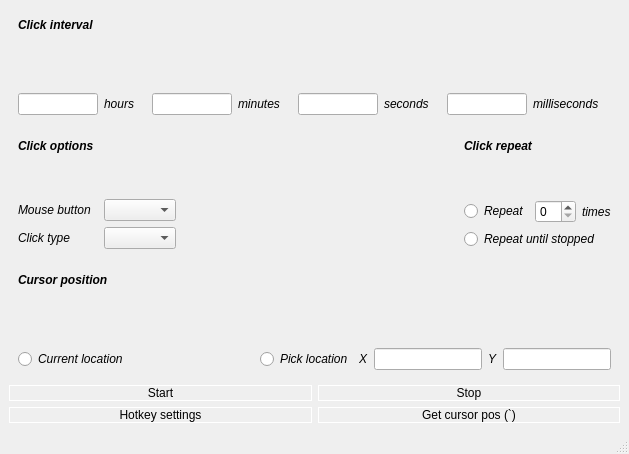
<?xml version="1.0" encoding="UTF-8"?>
<ui version="4.0">
 <class>MainWindow</class>
 <widget class="QMainWindow" name="MainWindow">
  <property name="geometry">
   <rect>
    <x>0</x>
    <y>0</y>
    <width>629</width>
    <height>454</height>
   </rect>
  </property>
  <property name="windowTitle">
   <string>MainWindow</string>
  </property>
  <widget class="QWidget" name="centralwidget">
   <layout class="QVBoxLayout" name="verticalLayout_8">
    <item>
     <widget class="QWidget" name="clickIntervalWidget" native="true">
      <layout class="QVBoxLayout" name="verticalLayout">
       <item>
        <widget class="QLabel" name="clickIntervalLabel">
         <property name="font">
          <font>
           <weight>75</weight>
           <italic>true</italic>
           <bold>true</bold>
          </font>
         </property>
         <property name="text">
          <string>Click interval</string>
         </property>
        </widget>
       </item>
       <item>
        <spacer name="verticalSpacer">
         <property name="orientation">
          <enum>Qt::Vertical</enum>
         </property>
         <property name="sizeHint" stdset="0">
          <size>
           <width>20</width>
           <height>40</height>
          </size>
         </property>
        </spacer>
       </item>
       <item>
        <layout class="QHBoxLayout" name="horizontalLayout">
         <item>
          <widget class="QLineEdit" name="lineEdit"/>
         </item>
         <item>
          <widget class="QLabel" name="label">
           <property name="font">
            <font>
             <italic>true</italic>
            </font>
           </property>
           <property name="text">
            <string>hours</string>
           </property>
          </widget>
         </item>
         <item>
          <spacer name="horizontalSpacer">
           <property name="orientation">
            <enum>Qt::Horizontal</enum>
           </property>
           <property name="sizeHint" stdset="0">
            <size>
             <width>40</width>
             <height>20</height>
            </size>
           </property>
          </spacer>
         </item>
         <item>
          <widget class="QLineEdit" name="lineEdit_2"/>
         </item>
         <item>
          <widget class="QLabel" name="label_2">
           <property name="font">
            <font>
             <italic>true</italic>
            </font>
           </property>
           <property name="text">
            <string>minutes</string>
           </property>
          </widget>
         </item>
         <item>
          <spacer name="horizontalSpacer_2">
           <property name="orientation">
            <enum>Qt::Horizontal</enum>
           </property>
           <property name="sizeHint" stdset="0">
            <size>
             <width>40</width>
             <height>20</height>
            </size>
           </property>
          </spacer>
         </item>
         <item>
          <widget class="QLineEdit" name="lineEdit_3"/>
         </item>
         <item>
          <widget class="QLabel" name="label_3">
           <property name="font">
            <font>
             <italic>true</italic>
            </font>
           </property>
           <property name="text">
            <string>seconds</string>
           </property>
          </widget>
         </item>
         <item>
          <spacer name="horizontalSpacer_3">
           <property name="orientation">
            <enum>Qt::Horizontal</enum>
           </property>
           <property name="sizeHint" stdset="0">
            <size>
             <width>40</width>
             <height>20</height>
            </size>
           </property>
          </spacer>
         </item>
         <item>
          <widget class="QLineEdit" name="lineEdit_4"/>
         </item>
         <item>
          <widget class="QLabel" name="label_4">
           <property name="font">
            <font>
             <italic>true</italic>
            </font>
           </property>
           <property name="text">
            <string>milliseconds</string>
           </property>
          </widget>
         </item>
         <item>
          <spacer name="horizontalSpacer_4">
           <property name="orientation">
            <enum>Qt::Horizontal</enum>
           </property>
           <property name="sizeHint" stdset="0">
            <size>
             <width>40</width>
             <height>20</height>
            </size>
           </property>
          </spacer>
         </item>
        </layout>
       </item>
      </layout>
     </widget>
    </item>
    <item>
     <layout class="QHBoxLayout" name="horizontalLayout_10">
      <item>
       <widget class="QWidget" name="clickOptionsWidget" native="true">
        <layout class="QVBoxLayout" name="verticalLayout_4">
         <item>
          <widget class="QLabel" name="label_5">
           <property name="font">
            <font>
             <weight>75</weight>
             <italic>true</italic>
             <bold>true</bold>
            </font>
           </property>
           <property name="text">
            <string>Click options</string>
           </property>
          </widget>
         </item>
         <item>
          <spacer name="verticalSpacer_2">
           <property name="orientation">
            <enum>Qt::Vertical</enum>
           </property>
           <property name="sizeHint" stdset="0">
            <size>
             <width>20</width>
             <height>40</height>
            </size>
           </property>
          </spacer>
         </item>
         <item>
          <layout class="QHBoxLayout" name="horizontalLayout_2">
           <item>
            <layout class="QVBoxLayout" name="verticalLayout_3">
             <item>
              <widget class="QLabel" name="label_6">
               <property name="font">
                <font>
                 <italic>true</italic>
                </font>
               </property>
               <property name="text">
                <string>Mouse button  </string>
               </property>
              </widget>
             </item>
             <item>
              <widget class="QLabel" name="label_7">
               <property name="font">
                <font>
                 <italic>true</italic>
                </font>
               </property>
               <property name="text">
                <string>Click type</string>
               </property>
              </widget>
             </item>
            </layout>
           </item>
           <item>
            <layout class="QVBoxLayout" name="verticalLayout_2">
             <item>
              <widget class="QComboBox" name="comboBox"/>
             </item>
             <item>
              <widget class="QComboBox" name="comboBox_2"/>
             </item>
            </layout>
           </item>
          </layout>
         </item>
        </layout>
       </widget>
      </item>
      <item>
       <spacer name="horizontalSpacer_7">
        <property name="orientation">
         <enum>Qt::Horizontal</enum>
        </property>
        <property name="sizeHint" stdset="0">
         <size>
          <width>40</width>
          <height>20</height>
         </size>
        </property>
       </spacer>
      </item>
      <item>
       <widget class="QWidget" name="clickReapetWidget" native="true">
        <layout class="QVBoxLayout" name="verticalLayout_6">
         <item>
          <widget class="QLabel" name="label_8">
           <property name="font">
            <font>
             <weight>75</weight>
             <italic>true</italic>
             <bold>true</bold>
            </font>
           </property>
           <property name="text">
            <string>Click repeat</string>
           </property>
          </widget>
         </item>
         <item>
          <layout class="QVBoxLayout" name="verticalLayout_5">
           <item>
            <spacer name="verticalSpacer_3">
             <property name="orientation">
              <enum>Qt::Vertical</enum>
             </property>
             <property name="sizeHint" stdset="0">
              <size>
               <width>20</width>
               <height>40</height>
              </size>
             </property>
            </spacer>
           </item>
           <item>
            <layout class="QHBoxLayout" name="horizontalLayout_3">
             <item>
              <widget class="QRadioButton" name="radioButton">
               <property name="font">
                <font>
                 <italic>true</italic>
                </font>
               </property>
               <property name="text">
                <string>Repeat</string>
               </property>
              </widget>
             </item>
             <item>
              <widget class="QSpinBox" name="spinBox"/>
             </item>
             <item>
              <widget class="QLabel" name="label_9">
               <property name="font">
                <font>
                 <italic>true</italic>
                </font>
               </property>
               <property name="text">
                <string>times</string>
               </property>
              </widget>
             </item>
            </layout>
           </item>
           <item>
            <widget class="QRadioButton" name="radioButton_2">
             <property name="font">
              <font>
               <italic>true</italic>
              </font>
             </property>
             <property name="text">
              <string>Repeat until stopped</string>
             </property>
            </widget>
           </item>
          </layout>
         </item>
        </layout>
       </widget>
      </item>
     </layout>
    </item>
    <item>
     <widget class="QWidget" name="cursorPositionWidget_2" native="true">
      <layout class="QVBoxLayout" name="cursorPositionWidget">
       <item>
        <widget class="QLabel" name="label_10">
         <property name="font">
          <font>
           <weight>75</weight>
           <italic>true</italic>
           <bold>true</bold>
          </font>
         </property>
         <property name="text">
          <string>Cursor position</string>
         </property>
        </widget>
       </item>
       <item>
        <spacer name="verticalSpacer_4">
         <property name="orientation">
          <enum>Qt::Vertical</enum>
         </property>
         <property name="sizeHint" stdset="0">
          <size>
           <width>20</width>
           <height>40</height>
          </size>
         </property>
        </spacer>
       </item>
       <item>
        <layout class="QHBoxLayout" name="horizontalLayout_8">
         <item>
          <widget class="QRadioButton" name="radioButton_3">
           <property name="font">
            <font>
             <italic>true</italic>
            </font>
           </property>
           <property name="text">
            <string>Current location</string>
           </property>
          </widget>
         </item>
         <item>
          <spacer name="horizontalSpacer_5">
           <property name="orientation">
            <enum>Qt::Horizontal</enum>
           </property>
           <property name="sizeHint" stdset="0">
            <size>
             <width>40</width>
             <height>20</height>
            </size>
           </property>
          </spacer>
         </item>
         <item>
          <layout class="QHBoxLayout" name="horizontalLayout_7">
           <item>
            <widget class="QRadioButton" name="radioButton_4">
             <property name="font">
              <font>
               <italic>true</italic>
              </font>
             </property>
             <property name="text">
              <string>Pick location</string>
             </property>
            </widget>
           </item>
           <item>
            <layout class="QHBoxLayout" name="horizontalLayout_6">
             <item>
              <layout class="QHBoxLayout" name="horizontalLayout_4">
               <item>
                <widget class="QLabel" name="label_11">
                 <property name="font">
                  <font>
                   <italic>true</italic>
                  </font>
                 </property>
                 <property name="text">
                  <string>X</string>
                 </property>
                </widget>
               </item>
               <item>
                <widget class="QLineEdit" name="lineEdit_5"/>
               </item>
              </layout>
             </item>
             <item>
              <layout class="QHBoxLayout" name="horizontalLayout_5">
               <item>
                <widget class="QLabel" name="label_12">
                 <property name="font">
                  <font>
                   <italic>true</italic>
                  </font>
                 </property>
                 <property name="text">
                  <string>Y</string>
                 </property>
                </widget>
               </item>
               <item>
                <widget class="QLineEdit" name="lineEdit_6"/>
               </item>
              </layout>
             </item>
            </layout>
           </item>
          </layout>
         </item>
        </layout>
       </item>
      </layout>
     </widget>
    </item>
    <item>
     <layout class="QVBoxLayout" name="verticalLayout_7">
      <item>
       <layout class="QHBoxLayout" name="horizontalLayout_9">
        <item>
         <widget class="QPushButton" name="start">
          <property name="autoFillBackground">
           <bool>false</bool>
          </property>
          <property name="styleSheet">
           <string notr="true">QPushButton:pressed{
background-color: gray;
}
QPushButton{
border: 1px solid white;
}</string>
          </property>
          <property name="text">
           <string>Start</string>
          </property>
         </widget>
        </item>
        <item>
         <widget class="QPushButton" name="stop">
          <property name="autoFillBackground">
           <bool>false</bool>
          </property>
          <property name="styleSheet">
           <string notr="true">QPushButton:pressed{
background-color: gray;
}
QPushButton{
border: 1px solid white;
}</string>
          </property>
          <property name="text">
           <string>Stop</string>
          </property>
         </widget>
        </item>
       </layout>
      </item>
      <item>
       <layout class="QHBoxLayout" name="horizontalLayout_11">
        <item>
         <widget class="QPushButton" name="settings">
          <property name="autoFillBackground">
           <bool>false</bool>
          </property>
          <property name="styleSheet">
           <string notr="true">QPushButton:pressed{
background-color: gray;
}
QPushButton{
border: 1px solid white;
}</string>
          </property>
          <property name="text">
           <string>Hotkey settings</string>
          </property>
         </widget>
        </item>
        <item>
         <widget class="QPushButton" name="getPos">
          <property name="autoFillBackground">
           <bool>false</bool>
          </property>
          <property name="styleSheet">
           <string notr="true">QPushButton:pressed{
background-color: gray;
}
QPushButton{
border: 1px solid white;
}</string>
          </property>
          <property name="text">
           <string>Get cursor pos (`)</string>
          </property>
         </widget>
        </item>
       </layout>
      </item>
     </layout>
    </item>
   </layout>
  </widget>
  <widget class="QMenuBar" name="menubar">
   <property name="geometry">
    <rect>
     <x>0</x>
     <y>0</y>
     <width>629</width>
     <height>20</height>
    </rect>
   </property>
  </widget>
  <widget class="QStatusBar" name="statusbar"/>
 </widget>
 <resources/>
 <connections/>
</ui>
